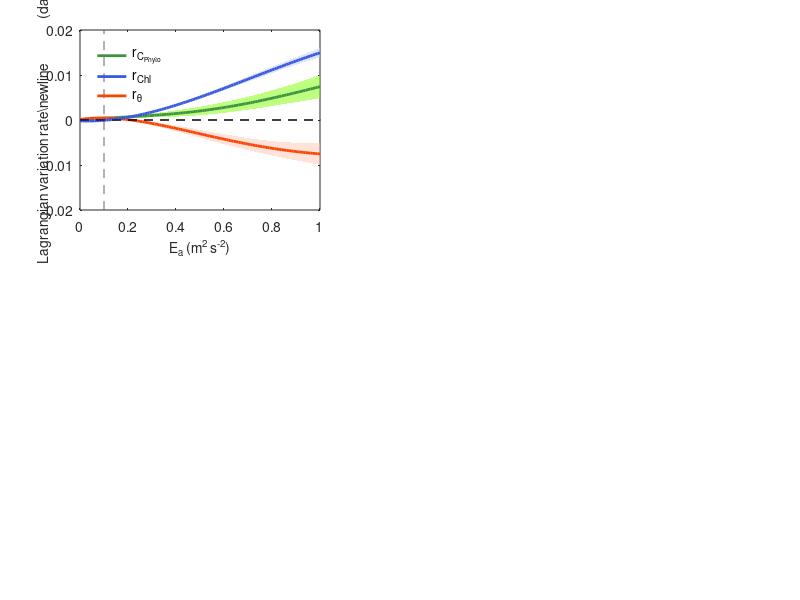

The MATLAB source for this figure: (Note: this script raises an error after producing the figure.)
clear;clc;
load('fig2.mat')
qq = figure;
set(gcf, 'units', 'normalized','position',[.1 .1 .4 .7]);
%% fig2a
hh1 = axes('position',[.1 0.65 .3 .3]);
axis ([0 1 -0.02 0.02]);
hold on
fill([0:0.01:1,fliplr(0:0.01:1)],[carbon_fit+carbon_fit_eb,fliplr(carbon_fit-carbon_fit_eb)],[127/255 255/255 0/255],'EdgeColor','none','facealpha',0.5);
hold on
h2 = plot(0:0.01:1,carbon_fit,'Color',[61/255 145/255 64/255],'linewidth',2)
hold on;

fill([0:0.01:1,fliplr(0:0.01:1)],[ccratio_fit+ccratio_fit_eb,(fliplr(ccratio_fit-ccratio_fit_eb))],[255/255,198/255,178/255],'EdgeColor','none','facealpha',0.5);
hold on
h3 = plot(0:0.01:1,ccratio_fit,'Color',[251/255,66/255,0/255],'linewidth',2)
hold on;
plot([0,2],[0 0],'k--');

fill([0:0.01:1,fliplr(0:0.01:1)],[chl_fit+chl_fit_eb,fliplr(chl_fit-chl_fit_eb)],[196/255 204/255 247/255],'EdgeColor','none','facealpha',0.5);
hold on
h1 = plot(0:0.01:1,chl_fit,'Color',[55/255 88/255 224/255],'linewidth',2)
hold on;
plot([0,2],[0 0],'k--');
plot([0.1 0.1], [-0.2 2],'linestyle','--','color',[100 100 100]./255)

xlabel('E_{a} (m^2 s^{-2})','FontSize',10)
ylegend = ylabel('Lagrangian variation rate\newline               (day^{-1})','FontSize',10)
set(ylegend, 'position', get(ylegend,'position')+[0.1,0,0]);

lgd = legend([h2,h1,h3],'r_{C_{Phyto}}','r_{Chl}','r_{\theta}');
box on
set(lgd,'Box','off','Location','northwest','FontSize',10);
lgd.ItemTokenSize = [8,4];
LA = axis;
set(hh1,'FontSize',10,'FontName','Arial');
text((LA(2)-LA(1))*0.0+LA(1)-0.1,(LA(4)-LA(3))*1.1+LA(3)+0.0017,'(a)','fontsize',15,'FontName','Arial');
title('Global','FontSize',12,'FontName','Arial')
set(hh1,'XTick',0:0.2:1);
set(hh1,'YTick',-0.02:0.01:0.02);
hh1.YAxis.Exponent = -2;


%% b
hh1 = axes('position',[.1 0.225 .3 .3]);
bar(center_carbon(1:end-1),carbon_counter,'EdgeColor','none','FaceColor',[61/255 145/255 64/255]);
hold on
bar(center_chl(1:end-1),chl_counter,'EdgeColor','none','FaceColor',[55/255 88/255 224/255]);
xlim([-0.01,0.01])
ylim([0,2.2e07])
ylabel('Countdensity')
xlabel('Lagrangian variable rate(day^{-1})')
lgd = legend('r_{C_{Phyto}}','r_{Chl}')
set(lgd,'Box','off','Location','northwest','FontSize',10);
lgd.ItemTokenSize = [8,4];

set(hh1,'FontSize',10,'FontName','Arial');
xlabel('Lagrangian variation rate\newline               (day^{-1})')
LA = axis;
text((LA(2)-LA(1))*0.0+LA(1)*1-0.002,(LA(4)-LA(3))*1.1+LA(3),'(b)','fontsize',15,'FontName','Arial');
set(hh1,'XTick',-0.01:0.005:0.01);
set(hh1,'YTick',0:1.1e07:2.2e07);
title('E_a>0.1m^2s^-^2','fontsize',12,'FontName','Arial');
%% c
h1 = axes('position',[.475 1.05-0.32 .42 .25]);
x = linspace(30,390,180);
y = linspace(-90,90,90);
m_proj('hammer','lat',[-90 90],'long',[30 390],'direction','vertical','aspect',.5);
m_pcolor(x,y,H2*1000);
caxis([-0.15 3.5])
m_coast('patch','k','linewidth',0.5,'edgecolor','k'); 
m_grid('linestyle','none','fontsize',6,'FontName','Arial','xtick',[],'ytick',[]);
title('r_{Chl}','fontsize',12,'FontName','Arial');
LA=axis;
text((LA(2)-LA(1))*0.0+LA(1),(LA(4)-LA(3))*1.1+LA(3)+0.1,'(c)','fontsize',15,'FontName','Arial');
ch = colorbar;
set(ch,'position',[0.925 0.75 0.01 .2],'ticklength',0.015,'fontsize',10,'FontName','Arial','ytick',[0:1.75:3.5]) 
set(get(ch,'title'),'string','×10^{-3} day^{-1}','fontsize',10,'FontName','Arial');
cm = (nclCM(169,21));
cm = [[220,220,220]./255;cm];
colormap(h1,cm);
%% d
h3 = axes('position',[.475 .45 .42 .25]);
m_proj('hammer','lat',[-90 90],'long',[30 390],'direction','vertical','aspect',.5); 
m_pcolor(x,y,H3*1000);

caxis([-0.15 3.5])
m_coast('patch','k','linewidth',0.5,'edgecolor','k'); 
m_grid('linestyle','none','fontsize',6,'FontName','Arial','xtick',[],'ytick',[]);
title('r_{C_{Phyto}}','fontsize',12,'FontName','Arial');
LA=axis;
text((LA(2)-LA(1))*0.0+LA(1),(LA(4)-LA(3))*1.1+LA(3)+0.1,'(d)','fontsize',15,'FontName','Arial');
ch = colorbar;
set(ch,'position',[0.925 .47 0.01 .2],'ticklength',0.015,'fontsize',10,'FontName','Arial','ytick',[0:1.75:3.5]) 
set(get(ch,'title'),'string','×10^{-3} day^{-1}','fontsize',10,'FontName','Arial');
cm = (nclCM(169,21));
cm = [[220,220,220]./255;cm];
colormap(h3,cm);

%% e
h4 = axes('position',[.475 0.17 .42 .25]);
m_proj('hammer','lat',[-90 90],'long',[30 390],'direction','vertical','aspect',.5);
m_pcolor(x,y,H4*1000);
caxis([-3.3,3])
m_coast('patch','k','linewidth',0.5,'edgecolor','k'); 
m_grid('linestyle','none','fontsize',6,'FontName','Arial','xtick',[],'ytick',[]);
title('r_{\theta}','fontsize',12,'FontName','Arial');
ch = colorbar;
LA=axis;
text((LA(2)-LA(1))*0.0+LA(1),(LA(4)-LA(3))*1.1+LA(3),'(e)','fontsize',15,'FontName','Arial');
set(ch,'position',[0.925 .19 0.01 .2],'ticklength',0.015,'fontsize',10,'FontName','Arial','ytick',[-3 0 3]) 


set(get(ch,'title'),'string','×10^{-3} day^{-1}','fontsize',10,'FontName','Arial');
cm = (nclCM(148,21));
cm = [[220,220,220]./255;cm];
colormap(h4,cm);
print(qq,'fig2.tiff','-r2000','-dtiff');


